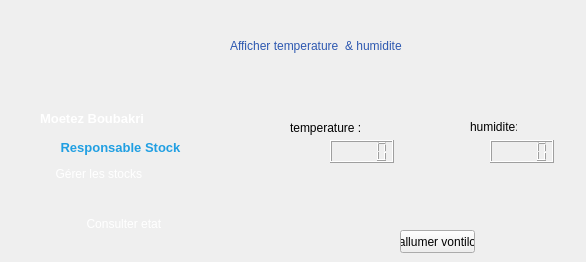
    <widget class="QWidget" name="Ajout4_2">
     <widget class="QLabel" name="ajout_23">
      <property name="geometry">
       <rect>
        <x>230</x>
        <y>30</y>
        <width>181</width>
        <height>31</height>
       </rect>
      </property>
      <property name="styleSheet">
       <string notr="true">

background-color: transparent;
	font:15pt &quot;Segoe UI Historic&quot;;
	color: rgb(45, 88, 176);
	
	
background: none;
border: none;
background-repeat: none;
</string>
      </property>
      <property name="text">
       <string>Afficher temperature  &amp; humidite</string>
      </property>
     </widget>
     <widget class="QLabel" name="label_2">
      <property name="geometry">
       <rect>
        <x>530</x>
        <y>80</y>
        <width>47</width>
        <height>13</height>
       </rect>
      </property>
      <property name="styleSheet">
       <string notr="true">background-color: transparent;
background: none;
border: none;
background-repeat: none;</string>
      </property>
      <property name="text">
       <string/>
      </property>
     </widget>
     <widget class="QLCDNumber" name="humidite">
      <property name="geometry">
       <rect>
        <x>330</x>
        <y>140</y>
        <width>64</width>
        <height>23</height>
       </rect>
      </property>
     </widget>
     <widget class="QLCDNumber" name="lcdnumber">
      <property name="geometry">
       <rect>
        <x>490</x>
        <y>140</y>
        <width>64</width>
        <height>23</height>
       </rect>
      </property>
     </widget>
     <widget class="QLabel" name="label">
      <property name="geometry">
       <rect>
        <x>290</x>
        <y>120</y>
        <width>81</width>
        <height>16</height>
       </rect>
      </property>
      <property name="styleSheet">
       <string notr="true">background-color: transparent;
background: none;
border: none;
background-repeat: none;
</string>
      </property>
      <property name="text">
       <string>temperature :</string>
      </property>
     </widget>
     <widget class="QLabel" name="label_3">
      <property name="geometry">
       <rect>
        <x>470</x>
        <y>120</y>
        <width>47</width>
        <height>13</height>
       </rect>
      </property>
      <property name="styleSheet">
       <string notr="true">background-color: transparent;
background: none;
border: none;
background-repeat: none;
</string>
      </property>
      <property name="text">
       <string>humidite:</string>
      </property>
     </widget>
     <widget class="QPushButton" name="pushButton">
      <property name="geometry">
       <rect>
        <x>400</x>
        <y>230</y>
        <width>75</width>
        <height>23</height>
       </rect>
      </property>
      <property name="text">
       <string>allumer vontilo</string>
      </property>
     </widget>
     <widget class="QPushButton" name="b1_45">
      <property name="geometry">
       <rect>
        <x>0</x>
        <y>160</y>
        <width>181</width>
        <height>28</height>
       </rect>
      </property>
      <property name="styleSheet">
       <string notr="true">

background-color: transparent;
	font: 10pt &quot;Segoe UI Historic&quot;;
	color: rgb(255, 255, 255);
background: none;
border: none;
background-repeat: none;
</string>
      </property>
      <property name="text">
       <string>     Gérer les stocks</string>
      </property>
      <property name="autoDefault">
       <bool>false</bool>
      </property>
     </widget>
     <widget class="QPushButton" name="b2_45">
      <property name="geometry">
       <rect>
        <x>0</x>
        <y>210</y>
        <width>251</width>
        <height>28</height>
       </rect>
      </property>
      <property name="cursor">
       <cursorShape>PointingHandCursor</cursorShape>
      </property>
      <property name="styleSheet">
       <string notr="true">

background-color: transparent;
	font: 10pt &quot;Segoe UI Historic&quot;;
	color: rgb(255, 255, 255);
background: none;
border: none;
background-repeat: none;
</string>
      </property>
      <property name="text">
       <string>Consulter etat </string>
      </property>
      <property name="autoDefault">
       <bool>false</bool>
      </property>
     </widget>
     <widget class="QLabel" name="label_72">
      <property name="geometry">
       <rect>
        <x>50</x>
        <y>-1</y>
        <width>101</width>
        <height>101</height>
       </rect>
      </property>
      <property name="styleSheet">
       <string notr="true">border-image: url(:/img/img/avatar.png);</string>
      </property>
      <property name="text">
       <string/>
      </property>
     </widget>
     <widget class="QLabel" name="nom_prenom_45">
      <property name="geometry">
       <rect>
        <x>40</x>
        <y>111</y>
        <width>131</width>
        <height>16</height>
       </rect>
      </property>
      <property name="styleSheet">
       <string notr="true">

background-color: transparent;
font: 6pt &quot;Segoe UI Historic&quot;;
color: rgb(255, 255, 255);
background: none;
border: none;
background-repeat: none;
</string>
      </property>
      <property name="text">
       <string>&lt;html&gt;&lt;head/&gt;&lt;body&gt;&lt;p&gt;&lt;span style=&quot; font-size:10pt; font-weight:600;&quot;&gt;Moetez Boubakri&lt;/span&gt;&lt;/p&gt;&lt;/body&gt;&lt;/html&gt;</string>
      </property>
     </widget>
     <widget class="QLabel" name="fonction_45">
      <property name="geometry">
       <rect>
        <x>50</x>
        <y>140</y>
        <width>141</width>
        <height>16</height>
       </rect>
      </property>
      <property name="styleSheet">
       <string notr="true">

background-color: transparent;
font: 5pt &quot;Segoe UI Historic&quot;;
color:rgb(32, 159, 226);
background: none;
border: none;
background-repeat: none;
</string>
      </property>
      <property name="text">
       <string>&lt;html&gt;&lt;head/&gt;&lt;body&gt;&lt;p align=&quot;center&quot;&gt;&lt;span style=&quot; font-size:10pt; font-weight:600;&quot;&gt;Responsable Stock&lt;/span&gt;&lt;/p&gt;&lt;/body&gt;&lt;/html&gt;</string>
      </property>
     </widget>
    </widget>
